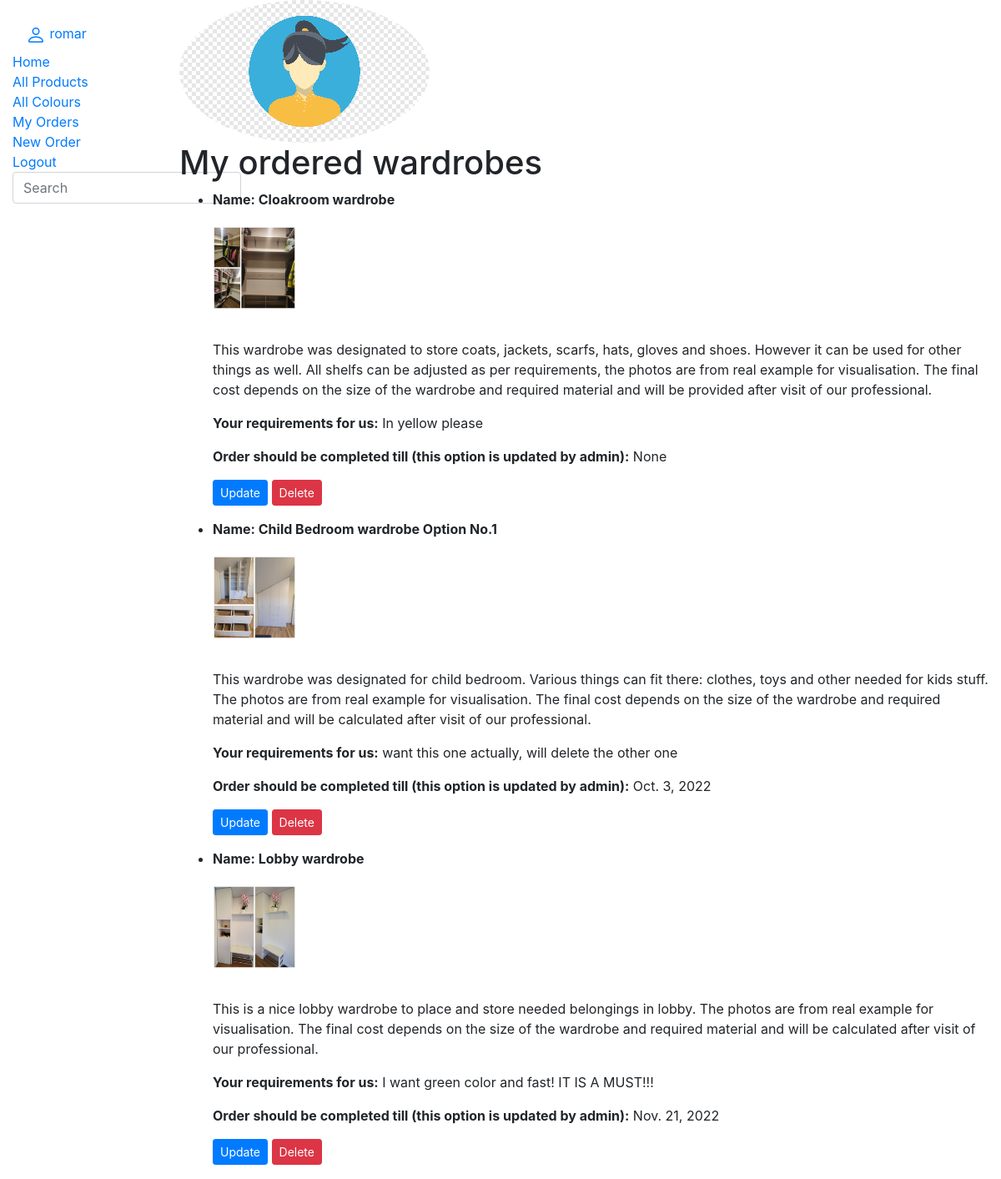
/woodwork/mywardrobes/ (signed in), run on an earlier commit of the app's database.
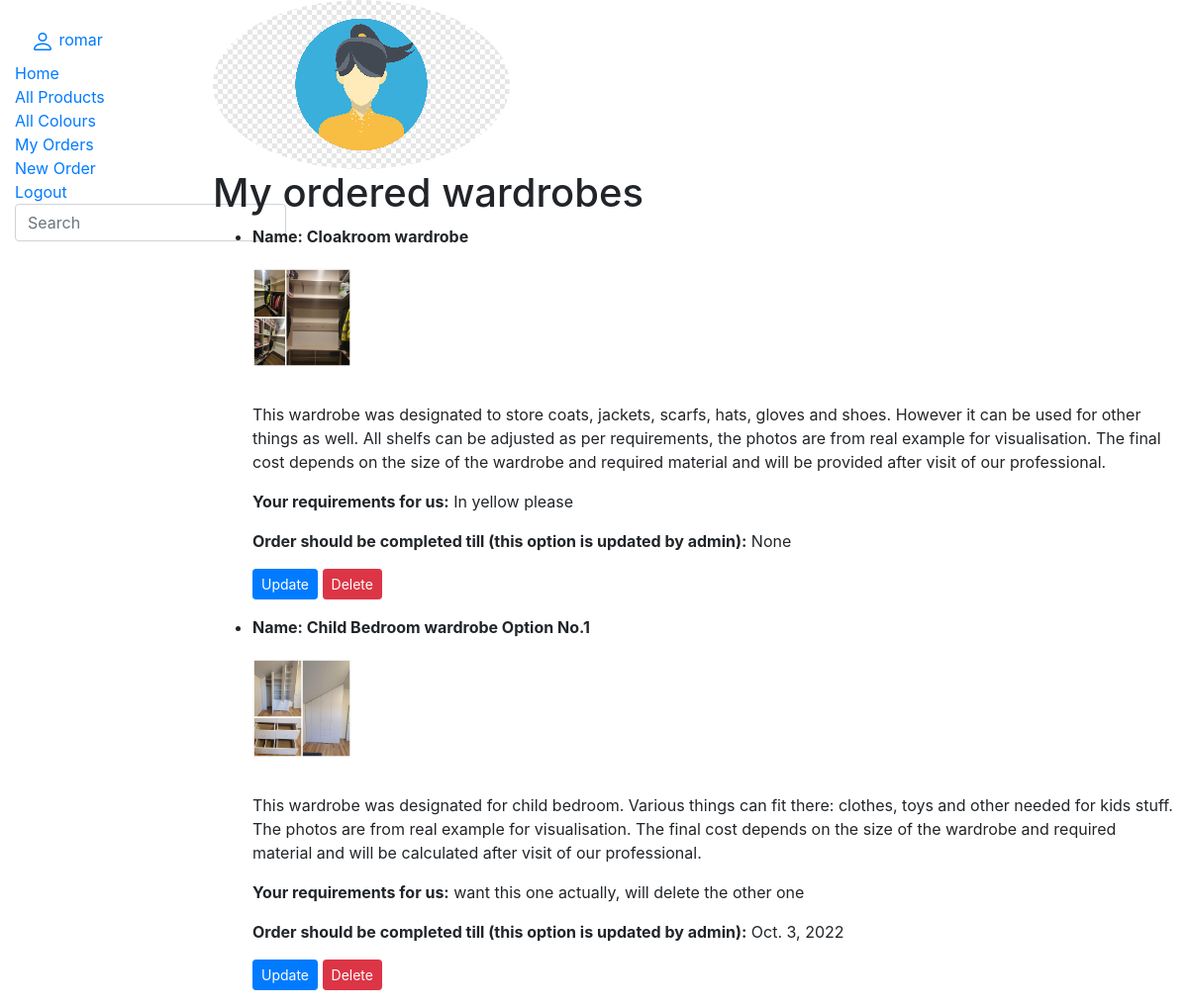
And on a later commit of the database.
### woodwork/models.py (models this page shows, shortened)
class ProductInstance(models.Model):
    id = models.UUIDField(primary_key=True, default=uuid.uuid4, help_text='Unique IO for wardrobe copy')
    product = models.ForeignKey('Product', on_delete=models.SET_NULL, null=True)
    due_back = models.DateField('Last order completed on', null=True, blank=True)
    requestor = models.ForeignKey(User, on_delete=models.SET_NULL, null=True, blank=True)
    requirements = HTMLField('Your notes for us', max_length=2000, null=True, blank=True, default='', help_text='Enter the date till when you would like to have the wardrobe ready and any other requirements (e.g. size, different colour, your city)')
    LOAN_STATUS = (
        ('o', 'Orderred'),
        ('c', 'Can be orderred'),
    )
    status = models.CharField(
        max_length=1,
        choices=LOAN_STATUS,
        blank=True,
        default='c',
        help_text='Status',
    )
    class Meta:
        ordering = ['due_back']

class Product(models.Model):
    cover = models.ImageField('Example', upload_to='covers', null=True)
    code = models.CharField(max_length=30, unique=True)
    name = models.CharField('Name', max_length=200)
    colour = models.ForeignKey('Colour', on_delete=models.SET_NULL, null=True, related_name='products')
    summary = HTMLField()
    type = models.ManyToManyField(Type, help_text='Please select type for this wardrobe')
    def display_type(self):
            return ', '.join(type.name for type in self.type.all()[:3])
    display_type.short_description = 'Type'

### woodwork/views.py (the view)
# urls.py: path('mywardrobes/', views.get_requestor_orders, name='requestor_wardrobes'),
def get_requestor_orders(request):
    paginator = Paginator(ProductInstance.objects.filter(requestor=request.user), 6)
    page_number = request.GET.get('page')
    paged_products = paginator.get_page(page_number)
    context = {
        'products': paged_products
    }
    return render(request, 'requestor_wardrobes.html', context=context)

### templates/requestor_wardrobes.html (shortened to what this page needs)
{% extends "base.html" %}
{% block content %}
{% load static %}
    <img class="rounded-circle account-img" src="{{ user.profile.photo.url }}">
    <h1>My ordered wardrobes</h1>
    {% if products %}
      {% for productinst in products %}
    <ul>
        <li><strong>Name: {{productinst.product.name}}</strong></li>
        <p>
            {% if productinst.product.cover %}
              <img src="{{ productinst.product.cover.url }}" class="card-img-top" style="margin-bottom: 20px; margin-top: 20px; width: 100px; height: 100px" alt="...">
            {% else %}
              <img src="{% static 'img/no-image.png' %}" class="card-img-top">
            {% endif %}
        </p>
        <p> {{ productinst.product.summary | safe }} </p>
        <p><strong>Your requirements for us:</strong> {{ productinst.requirements | safe }} </p>
        <p><strong>Order should be completed till (this option is updated by admin):</strong> {{productinst.due_back}}</p>
        <a class="btn btn-sm btn-primary" href="{% url 'my_request_update' productinst.id %}">Update</a>
        <a class="btn btn-sm btn-danger" href="{% url 'my_request_delete' productinst.id %}">Delete</a>
        <br/>
    </ul>
      {% endfor %}
    {% else %}
        <p>You haven't ordered any wardrobes yet.</p>
    {% endif %}
{% endblock %}

What changed in the data, as far as the page shows it:
removed ProductInstance: product.name "Lobby wardrobe", product.cover (picture), product.summary "This is a nice lobby wardrobe to place and store needed belongings in lobby. The photos are from real example for visualisation. The final cost depends on the size of the wardrobe and required material and will be calculated after visit of our professional.", requirements "I want green color and fast! IT IS A MUST!!!", due_back "Nov. 21, 2022"
